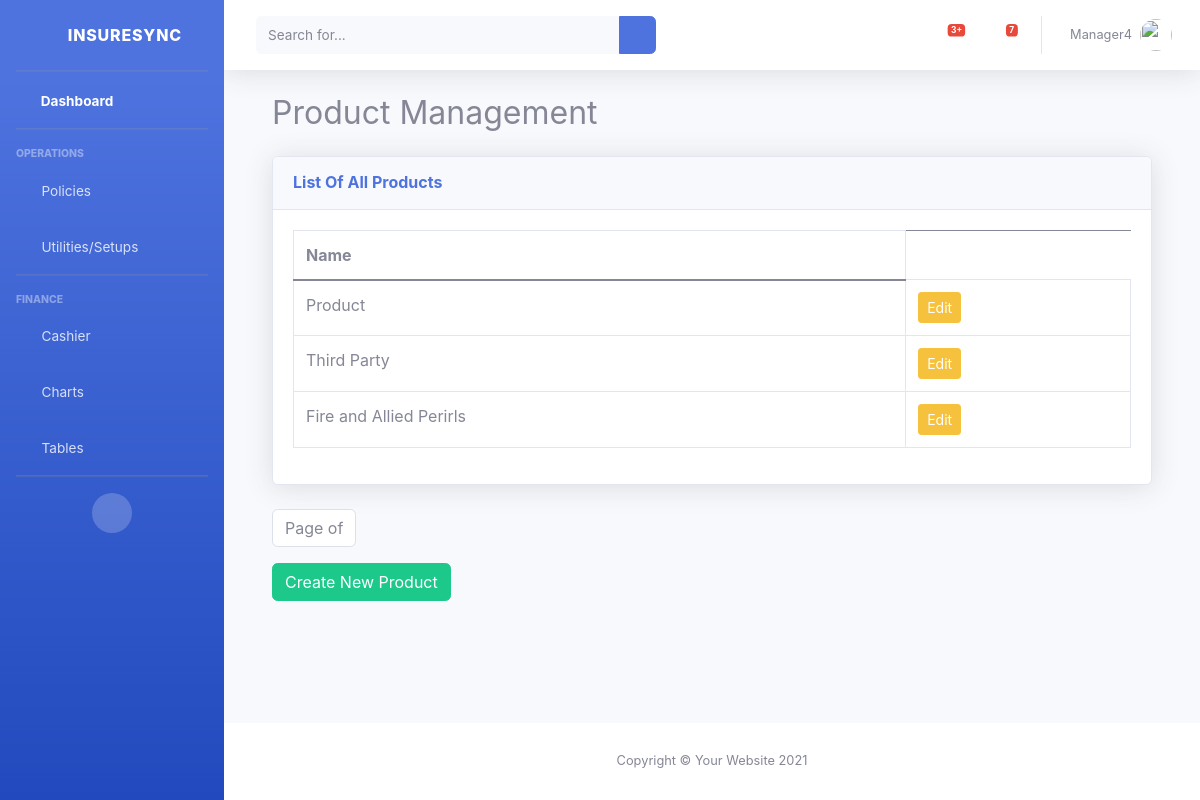
Page /product/list (signed in) on the committed database.
### setups/models.py (models this page shows, shortened)
class Product(models.Model):
    name = models.CharField(max_length=50, null=False)
    class Meta:
        verbose_name = ("Product")
        verbose_name_plural = ("Products")

### setups/views.py (the view)
# urls.py: path('product/list', ProductListView.as_view(), name='product-list'),
class ProductListView(ListView):
    model = Product
    template_name = "product_list.html"

### templates/product_list.html (shortened to what this page needs)
{% extends 'base.html' %}
{% block content %}
<div class="container">
    <h2>Product Management</h2>
    <div class="card shadow mb-4 mt-4">
        <div class="card-header py-3">
            <h6 class="m-0 font-weight-bold text-primary">List Of All Products</h6>
        </div>
        <div class="card-body">
            <div class="table-responsive">
                <table class="table table-bordered" id="dataTable" width="100%" cellspacing="0">
                    <thead>
                            <tr>
                                <th>Name</th>
                            </tr>
                    </thead>
                    <tbody>
                        {% for product in object_list %}
                        <tr>
                            <td>{{ product.name }} </td>
                            <td>
                                <a href="{% url 'product-update' product.id %}" class="btn btn-sm btn-warning">
                                    Edit
                                </a>
                            </td>
                        </tr>
                        {% empty %}
                        <tr>
                            <td colspan="5" class="text-center">No Products found.</td>
                        </tr>
                        {% endfor %}
                    </tbody>
                </table>
            </div>
        </div>
    </div>
    <nav>
        <ul class="pagination">
            <li class="page-item disabled">
                <span class="page-link">
                    Page {{ users.number }} of {{ users.paginator.num_pages }}
                </span>
            </li>
        </ul>
    </nav>
    <a href="{% url 'product-create' %}" class="btn btn-success">Create New Product</a>
</div>
{% endblock %}

### templates/base.html (shortened to what this page needs)
{% load static %}
<!DOCTYPE html>
<html lang="en">
<head>
    <link href="https://cdn.jsdelivr.net/npm/bootstrap@5.0.2/dist/css/bootstrap.min.css" rel="stylesheet">
    <link rel="stylesheet" href="{% static 'main.css' %}">
    <link href="{% static 'vendor/fontawesome-free/css/all.min.css' %}" rel="stylesheet" type="text/css">
    <link href="{% static 'css/sb-admin-2.min.css' %}" rel="stylesheet">
</head>
    <body id="page-top">
        <div id="wrapper">
            <ul class="navbar-nav bg-gradient-primary sidebar sidebar-dark accordion" id="accordionSidebar">
                <a class="sidebar-brand d-flex align-items-center justify-content-center" href="index.html">
                    <div class="sidebar-brand-icon rotate-n-15">
                        <i class="fas fa-laugh-wink"></i>
                    </div>
                    <div class="sidebar-brand-text mx-3">InsureSync</div>
                </a>
                <hr class="sidebar-divider my-0">
                <li class="nav-item active">
                    <a class="nav-link" href="index.html">
                        <i class="fas fa-fw fa-tachometer-alt"></i>
                        <span>Dashboard</span></a>
                </li>
                <hr class="sidebar-divider">
                <div class="sidebar-heading">
                    Operations
                </div>
                <li class="nav-item">
                    <a class="nav-link collapsed" href="#" data-toggle="collapse" data-target="#collapseTwo"
                        aria-expanded="true" aria-controls="collapseTwo">
                        <i class="fas fa-fw fa-cog"></i>
                        <span>Policies</span>
                    </a>
                </li>
                <li class="nav-item">
                    <a class="nav-link collapsed" href="#" data-toggle="collapse" data-target="#collapseUtilities"
                        aria-expanded="true" aria-controls="collapseUtilities">
                        <i class="fas fa-fw fa-wrench"></i>
                        <span>Utilities/Setups</span>
                    </a>
                </li>
                <hr class="sidebar-divider">
                <div class="sidebar-heading">
                   Finance
                </div>
                <li class="nav-item">
                    <a class="nav-link collapsed" href="#" data-toggle="collapse" data-target="#collapsePages"
                        aria-expanded="true" aria-controls="collapsePages">
                        <i class="fas fa-fw fa-folder"></i>
                        <span>Cashier</span>
                    </a>
                </li>
                <li class="nav-item">
                    <a class="nav-link" href="charts.html">
                        <i class="fas fa-fw fa-chart-area"></i>
                        <span>Charts</span></a>
                </li>
                <li class="nav-item">
                    <a class="nav-link" href="tables.html">
                        <i class="fas fa-fw fa-table"></i>
                        <span>Tables</span></a>
                </li>
                <hr class="sidebar-divider d-none d-md-block">
                <div class="text-center d-none d-md-inline">
                    <button class="rounded-circle border-0" id="sidebarToggle"></button>
                </div>
            </ul>
            <div id="content-wrapper" class="d-flex flex-column">
                <div id="content">
                    <nav class="navbar navbar-expand navbar-light bg-white topbar mb-4 static-top shadow">
                        <form
                            class="d-none d-sm-inline-block form-inline mr-auto ml-md-3 my-2 my-md-0 mw-100 navbar-search">
                            <div class="input-group">
                                <input type="text" class="form-control bg-light border-0 small" placeholder="Search for..."
                                    aria-label="Search" aria-describedby="basic-addon2">
                                <div class="input-group-append">
                                    <button class="btn btn-primary" type="button">
                                        <i class="fas fa-search fa-sm"></i>
                                    </button>
                                </div>
                            </div>
                        </form>
                        <ul class="navbar-nav ml-auto">
                            <li class="nav-item dropdown no-arrow mx-1">
                                <a class="nav-link dropdown-toggle" href="#" id="alertsDropdown" role="button"
                                    data-toggle="dropdown" aria-haspopup="true" aria-expanded="false">
                                    <i class="fas fa-bell fa-fw"></i>
                                    <span class="badge badge-danger badge-counter">3+</span>
                                </a>
                            </li>
                            <li class="nav-item dropdown no-arrow mx-1">
                                <a class="nav-link dropdown-toggle" href="#" id="messagesDropdown" role="button"
                                    data-toggle="dropdown" aria-haspopup="true" aria-expanded="false">
                                    <i class="fas fa-envelope fa-fw"></i>
                                    <span class="badge badge-danger badge-counter">7</span>
                                </a>
                            </li>
                            <li class="nav-item dropdown no-arrow">
                                <a class="nav-link dropdown-toggle" href="#" id="userDropdown" role="button"
                                    data-toggle="dropdown" aria-haspopup="true" aria-expanded="false">
                                    <span class="mr-2 d-none d-lg-inline text-gray-600 small">{{user.username}}</span>
                                    <img class="img-profile rounded-circle"
                                        src="img/undraw_profile.svg">
                                </a>
                            </li>
                        </ul>
                    </nav>
                    <div class="container-fluid">
                        {% block content%}
                        {% endblock content%}
                    </div>
                </div>
                <footer class="sticky-footer bg-white">
                    <div class="container my-auto">
                        <div class="copyright text-center my-auto">
                            <span>Copyright &copy; Your Website 2021</span>
                        </div>
                    </div>
                </footer>
            </div>
        </div>
        </body>
    </body>
</html>

### static/main.css (style rules this page uses)
:root { --header-height: 3rem; --nav-width: 68px; --first-color: #1A968E; --first-color-light: #AFA5D9; --white-color: #F7F6FB; --body-font: "Montserrat", serif; --z-fixed: 100; }
* { padding: 0; margin: 0; }

### rows in the picture
Product: name "Product"
Product: name "Third Party"
Product: name "Fire and Allied Perirls"

### other values in the picture
{{ user.username }} "Manager4"
